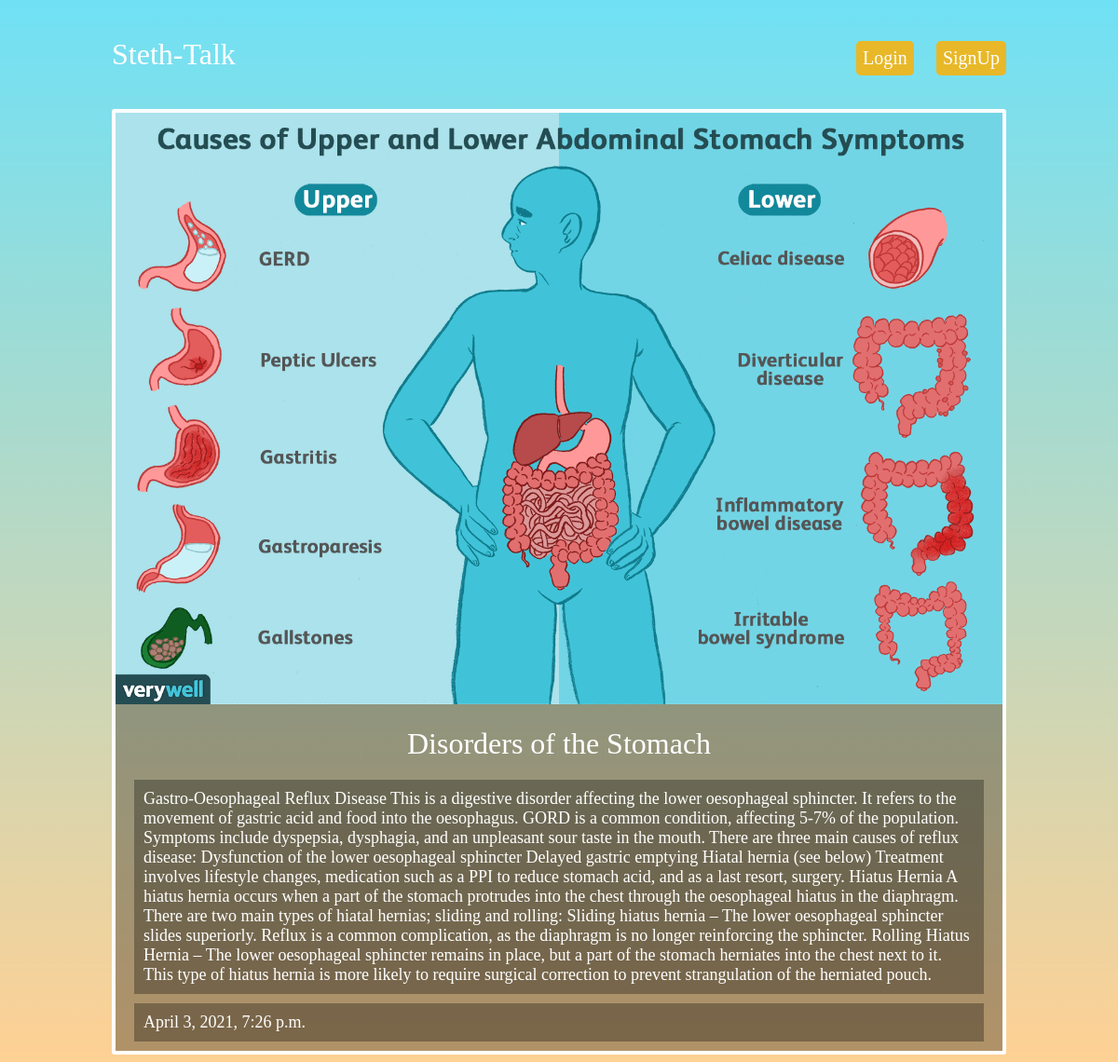
/posts/stomach/, run on the app's committed database.
### posts/models.py (models this page shows, shortened)
class Posts(models.Model):
    title = models.CharField(max_length=100)
    slug = models.SlugField()
    body = models.TextField()
    date = models.DateTimeField(auto_now_add=True)
    thumbnail = models.ImageField(default="default.jpg", blank=True)
    author = models.ForeignKey(User,on_delete=models.CASCADE ,default=None)

### posts/views.py (the view)
# urls.py: url(r'^(?P<slug>[\w-]+)/$', views.post_detail, name="detail")
def post_detail(request,slug):
    post = Posts.objects.get(slug=slug)
    return render(request, 'posts/post_detail.html',{'post': post})

### posts/templates/posts/post_detail.html
{% extends 'base.html' %}
{% block content %}
<div class="post-detail">
    <div class="post">
        <img src="{{ post.thumbnail.url }}"/>
        <h2>{{post.title}}</h2>
        <p>{{post.body}}</p>
        <p>{{post.date}}</p>
    </div>
</div>
{% endblock %}

### templates/base.html (shortened to what this page needs)
{% load static %}
<!DOCTYPE html>
<html lang="en">
<head>
    <link rel="stylesheet" href="{% static 'style.css' %}">
</head>
<body>
    <header class="wrapper">
        <h1 class="logo"><a href="{% url 'home' %}">Steth-Talk</a></h1>
        <nav>
            <ul>
                {% if user.is_authenticated %}
                    <li>
                        <form class="logout-link" action="{% url 'accounts:logout' %}" method="post">
                            {% csrf_token %}
                            <button class="btn" type="submit">Logout</button>
                        </form>
                    </li>
                    <li><a href="{% url 'posts:create' %}" class="btn" >New Post</a></li>
                {% else %}
                <li class="btn"><a href="{% url 'accounts:login' %}">Login</a></li>
                <li class="btn"><a href="{% url 'accounts:signup' %}">SignUp</a></li>
                {% endif %}
            </ul>
        </nav>
    </header>
    <div class="wrapper">
        {% block content %}
        {% endblock %}
    </div>
</body>
</html>

### assets/style.css (style rules this page uses)
body { background-image: url('background2.png'); background-repeat: no-repeat; background-attachment: fixed; background-size: cover; color: #fff; }
body * { font-family: Ubuntu; }
h1, h2, h3, h4, h5 { font-weight: normal; margin: 0; }
a, a:hover, a:visited { color: #fff; text-decoration: none; }
.wrapper { max-width: 960px; margin: 0 auto; }
header { display: grid; grid-template-columns: 1fr 1fr; padding: 20px 0; }
.logo { text-align: left; margin-top: 12px; }
nav { justify-self: end; }
nav li { display: inline-block; list-style-type: none; margin-left: 20px; }
.post { padding: 10px; border: 4px solid #fff; border-radius: 3px; position: relative; padding-bottom: 40px; background-color: rgba(0, 0, 0, 0.3); }
.post h2 { font-size: 1.2em; }
.post-detail .post { padding: 0; }
.post-detail .post img { max-width: 100%; }
.post-detail .post h2 { text-align: center; margin: 20px auto; font-size: 2em }
.post-detail .post p { margin: 10px 20px; background: rgba(0, 0, 0,0.3); padding: 10px; font-size: large; }
.btn { padding: 7px; background: #e8b828; color: #fff; cursor: pointer; box-sizing: 100px; border: 0; border-radius: 5px; font-size: 20px; }

### data on the page
Posts: thumbnail (picture), title "Disorders of the Stomach", body "Gastro-Oesophageal Reflux Disease This is a digestive disorder affecting the lower oesophageal sphincter. It refers to the movement of gastric acid and food into the oesophagus. GORD is a common condition, affecting 5-7% of the population. Symptoms include dyspepsia, dysphagia, and an unpleasant sour taste in the mouth. There are three main causes of reflux disease: Dysfunction of the lower oesophageal sphincter Delayed gastric emptying Hiatal hernia (see below) Treatment involves lifestyle changes, medication such as a PPI to reduce stomach acid, and as a last resort, surgery. Hiatus Hernia A hiatus hernia occurs when a part of the stomach protrudes into the chest through the oesophageal…", date "April 3, 2021, 7:26 p.m."
